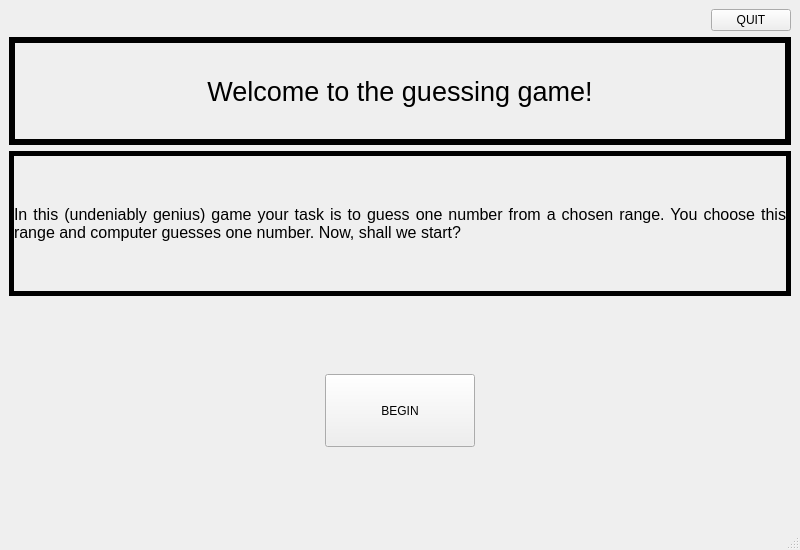
<?xml version="1.0" encoding="UTF-8"?>
<ui version="4.0">
 <class>TitleScreen</class>
 <widget class="QMainWindow" name="TitleScreen">
  <property name="geometry">
   <rect>
    <x>0</x>
    <y>0</y>
    <width>800</width>
    <height>550</height>
   </rect>
  </property>
  <property name="minimumSize">
   <size>
    <width>390</width>
    <height>350</height>
   </size>
  </property>
  <property name="windowTitle">
   <string>TitleScreen</string>
  </property>
  <widget class="QWidget" name="centralwidget">
   <layout class="QVBoxLayout" name="verticalLayout" stretch="1,10">
    <item>
     <layout class="QHBoxLayout" name="horizontalLayout">
      <item>
       <spacer name="horizontalSpacer">
        <property name="orientation">
         <enum>Qt::Horizontal</enum>
        </property>
        <property name="sizeHint" stdset="0">
         <size>
          <width>40</width>
          <height>20</height>
         </size>
        </property>
       </spacer>
      </item>
      <item>
       <widget class="QPushButton" name="QuitButton">
        <property name="text">
         <string>QUIT</string>
        </property>
       </widget>
      </item>
     </layout>
    </item>
    <item>
     <layout class="QVBoxLayout" name="verticalLayout_2" stretch="3,4,2,2,2">
      <item>
       <widget class="QLabel" name="TitleLabel">
        <property name="font">
         <font>
          <pointsize>20</pointsize>
         </font>
        </property>
        <property name="frameShape">
         <enum>QFrame::Panel</enum>
        </property>
        <property name="lineWidth">
         <number>6</number>
        </property>
        <property name="text">
         <string>Welcome to the guessing game!</string>
        </property>
        <property name="alignment">
         <set>Qt::AlignCenter</set>
        </property>
        <property name="wordWrap">
         <bool>true</bool>
        </property>
        <property name="margin">
         <number>10</number>
        </property>
       </widget>
      </item>
      <item>
       <widget class="QLabel" name="InforLabel">
        <property name="font">
         <font>
          <pointsize>12</pointsize>
         </font>
        </property>
        <property name="frameShape">
         <enum>QFrame::Panel</enum>
        </property>
        <property name="lineWidth">
         <number>5</number>
        </property>
        <property name="text">
         <string>In this (undeniably genius) game your task is to guess one number from a chosen range. You choose this range and computer guesses one number. Now, shall we start? </string>
        </property>
        <property name="alignment">
         <set>Qt::AlignJustify|Qt::AlignVCenter</set>
        </property>
        <property name="wordWrap">
         <bool>true</bool>
        </property>
        <property name="margin">
         <number>10</number>
        </property>
       </widget>
      </item>
      <item>
       <spacer name="verticalSpacer">
        <property name="orientation">
         <enum>Qt::Vertical</enum>
        </property>
        <property name="sizeHint" stdset="0">
         <size>
          <width>20</width>
          <height>40</height>
         </size>
        </property>
       </spacer>
      </item>
      <item>
       <layout class="QHBoxLayout" name="horizontalLayout_2" stretch="3,1,3">
        <item>
         <spacer name="horizontalSpacer_2">
          <property name="orientation">
           <enum>Qt::Horizontal</enum>
          </property>
          <property name="sizeHint" stdset="0">
           <size>
            <width>40</width>
            <height>20</height>
           </size>
          </property>
         </spacer>
        </item>
        <item>
         <widget class="QPushButton" name="BeginGameButton">
          <property name="sizePolicy">
           <sizepolicy hsizetype="Preferred" vsizetype="Preferred">
            <horstretch>0</horstretch>
            <verstretch>0</verstretch>
           </sizepolicy>
          </property>
          <property name="minimumSize">
           <size>
            <width>150</width>
            <height>45</height>
           </size>
          </property>
          <property name="maximumSize">
           <size>
            <width>300</width>
            <height>90</height>
           </size>
          </property>
          <property name="text">
           <string>BEGIN</string>
          </property>
         </widget>
        </item>
        <item>
         <spacer name="horizontalSpacer_3">
          <property name="orientation">
           <enum>Qt::Horizontal</enum>
          </property>
          <property name="sizeHint" stdset="0">
           <size>
            <width>40</width>
            <height>20</height>
           </size>
          </property>
         </spacer>
        </item>
       </layout>
      </item>
      <item>
       <spacer name="verticalSpacer_2">
        <property name="orientation">
         <enum>Qt::Vertical</enum>
        </property>
        <property name="sizeHint" stdset="0">
         <size>
          <width>20</width>
          <height>40</height>
         </size>
        </property>
       </spacer>
      </item>
     </layout>
    </item>
   </layout>
  </widget>
  <widget class="QMenuBar" name="menubar">
   <property name="geometry">
    <rect>
     <x>0</x>
     <y>0</y>
     <width>800</width>
     <height>25</height>
    </rect>
   </property>
  </widget>
  <widget class="QStatusBar" name="statusbar"/>
 </widget>
 <resources/>
 <connections/>
</ui>
